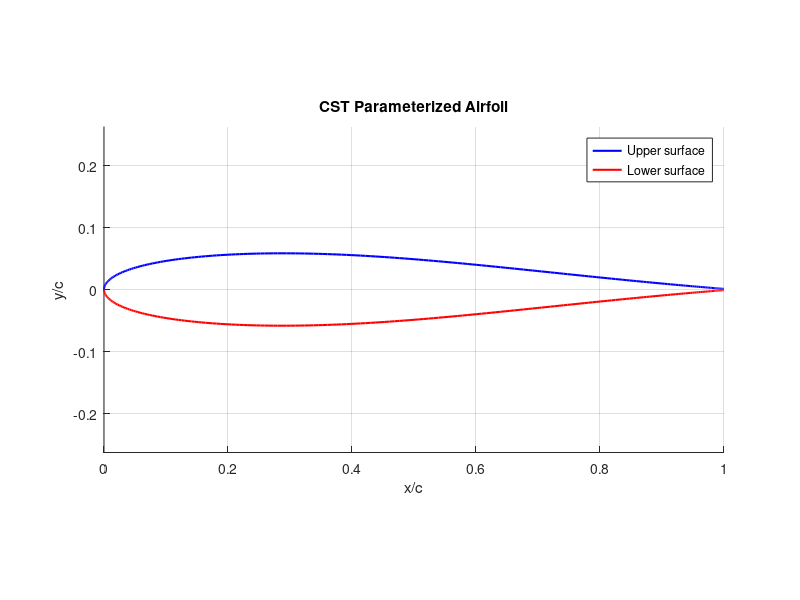

This chart was generated by the following MATLAB code:
%% CST Airfoil Parameterization
% CST (Class function/Shape function Transformation) method for airfoils.
%
% Based on Kulfan's CST method:
%   Kulfan, B.M., "Universal Parametric Geometry Representation Method",
%   Journal of Aircraft, Vol. 45, No. 1, 2008, pp. 142-158.
%
% The airfoil surface is represented as:
%   y(x) = C(x) * S(x) + x * dz_te
% where:
%   C(x) = x^N1 * (1-x)^N2          (class function)
%   S(x) = sum( A_i * K_i * x^i * (1-x)^(n-i) )  (shape function)

function cst_airfoil()
    %% Main script
    clc; close all;

    % CST coefficients (example: NACA 0012-like)
    A_upper = [0.17, 0.15, 0.16, 0.14, 0.12, 0.10, 0.08];
    A_lower = [-0.17, -0.15, -0.16, -0.14, -0.12, -0.10, -0.08];
    dz_te = 0.001;  % half trailing edge gap

    % Cosine-spaced x coordinates for better LE resolution
    n_pts = 201;
    theta = linspace(0, pi, n_pts);
    x = 0.5 * (1 - cos(theta));

    % Generate airfoil
    [y_upper, y_lower] = compute_cst_airfoil(x, A_upper, A_lower, dz_te);

    % Display info
    fprintf('=== CST Airfoil Parameterization ===\n');
    fprintf('Upper surface coefficients: [');
    fprintf('%.2f ', A_upper);
    fprintf(']\n');
    fprintf('Lower surface coefficients: [');
    fprintf('%.2f ', A_lower);
    fprintf(']\n');
    fprintf('Trailing edge gap: %.4f\n', 2 * dz_te);
    fprintf('Number of points: %d\n', n_pts);
    fprintf('Max thickness: %.6f\n', max(y_upper - y_lower));

    % Plot airfoil
    plot_airfoil(x, y_upper, y_lower, 'CST Parameterized Airfoil');

    % Demonstrate fitting
    order = 6;
    [A_upper_fit, A_lower_fit] = fit_cst(x, y_upper, y_lower, order, dz_te);
    fprintf('\nFitted upper coefficients: [');
    fprintf('%.6f ', A_upper_fit);
    fprintf(']\n');
    fprintf('Fitted lower coefficients: [');
    fprintf('%.6f ', A_lower_fit);
    fprintf(']\n');

    [y_upper_fit, y_lower_fit] = compute_cst_airfoil(x, A_upper_fit, A_lower_fit, dz_te);
    err = max(abs(y_upper - y_upper_fit)) + max(abs(y_lower - y_lower_fit));
    fprintf('Max fitting error: %.2e\n', err);
end

%% Class function
function C = class_func(x, N1, N2)
    if nargin < 2, N1 = 0.5; end
    if nargin < 3, N2 = 1.0; end
    C = x.^N1 .* (1 - x).^N2;
end

%% Shape function using Bernstein polynomials
function S = shape_func(x, A)
    n = length(A) - 1;
    S = zeros(size(x));
    for i = 0:n
        K = nchoosek(n, i);
        B = K .* x.^i .* (1 - x).^(n - i);
        S = S + A(i + 1) * B;
    end
end

%% Compute CST airfoil coordinates
function [y_upper, y_lower] = compute_cst_airfoil(x, A_upper, A_lower, dz_te, N1, N2)
    if nargin < 4, dz_te = 0.0; end
    if nargin < 5, N1 = 0.5; end
    if nargin < 6, N2 = 1.0; end

    C = class_func(x, N1, N2);
    S_upper = shape_func(x, A_upper);
    S_lower = shape_func(x, A_lower);

    y_upper = C .* S_upper + x * dz_te;
    y_lower = C .* S_lower - x * dz_te;
end

%% Fit CST coefficients to airfoil data
function [A_upper, A_lower] = fit_cst(x, y_upper, y_lower, order, dz_te, N1, N2)
    if nargin < 5, dz_te = 0.0; end
    if nargin < 6, N1 = 0.5; end
    if nargin < 7, N2 = 1.0; end

    n = order;
    C = class_func(x, N1, N2);

    % Build Bernstein basis matrix
    B = zeros(length(x), n + 1);
    for i = 0:n
        K = nchoosek(n, i);
        B(:, i + 1) = K .* x(:).^i .* (1 - x(:)).^(n - i);
    end

    % Weighted matrix
    W = diag(C(:)) * B;

    % Upper surface
    rhs_upper = (y_upper(:) - x(:) * dz_te);
    A_upper = (W \ rhs_upper)';

    % Lower surface
    rhs_lower = (y_lower(:) + x(:) * dz_te);
    A_lower = (W \ rhs_lower)';
end

%% Plot airfoil
function plot_airfoil(x, y_upper, y_lower, fig_title)
    figure('Position', [100 100 800 400]);
    hold on;
    plot(x, y_upper, 'b-', 'LineWidth', 1.5, 'DisplayName', 'Upper surface');
    plot(x, y_lower, 'r-', 'LineWidth', 1.5, 'DisplayName', 'Lower surface');
    xlabel('x/c');
    ylabel('y/c');
    title(fig_title);
    axis equal;
    legend('Location', 'best');
    grid on;
    hold off;
end
